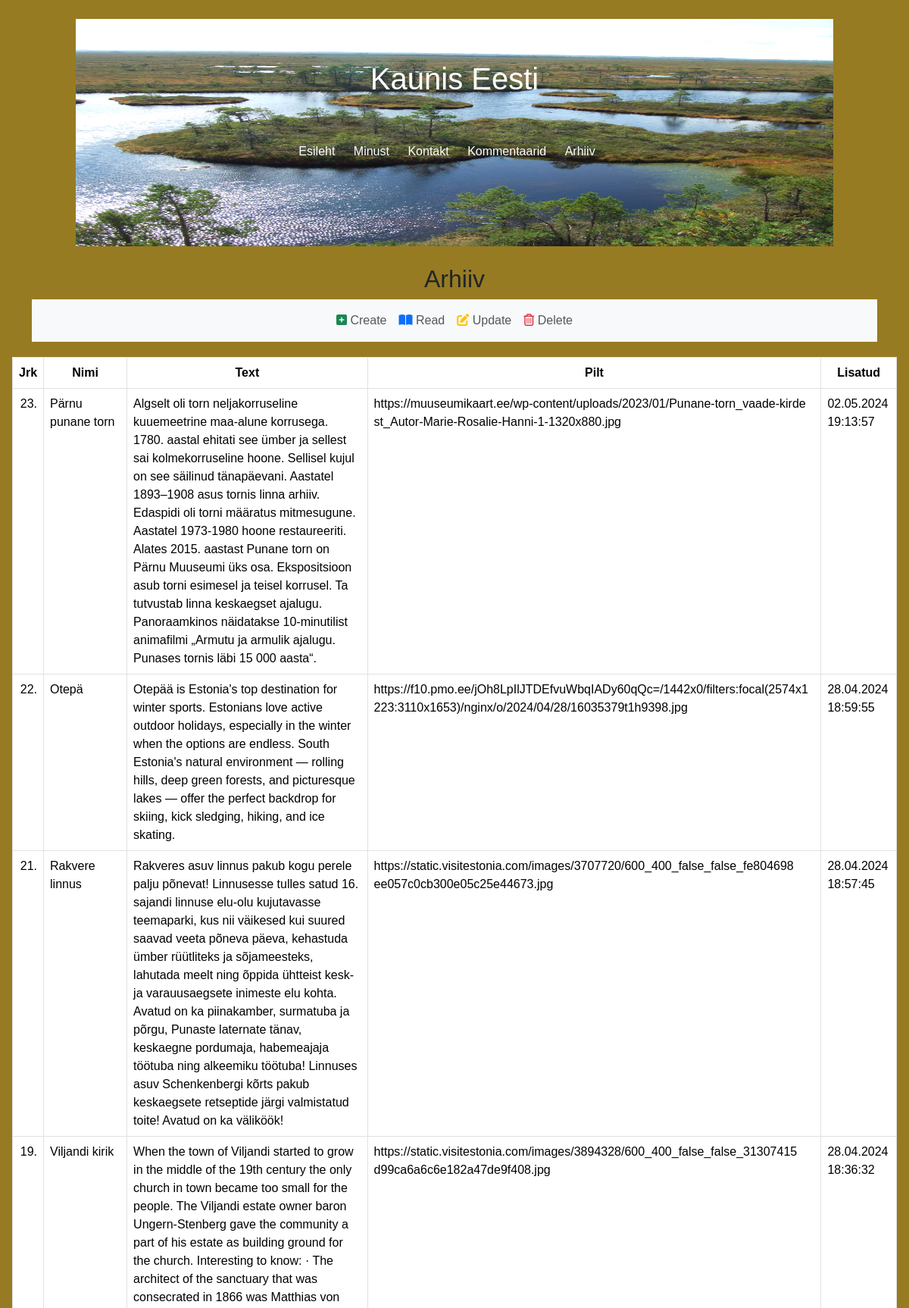
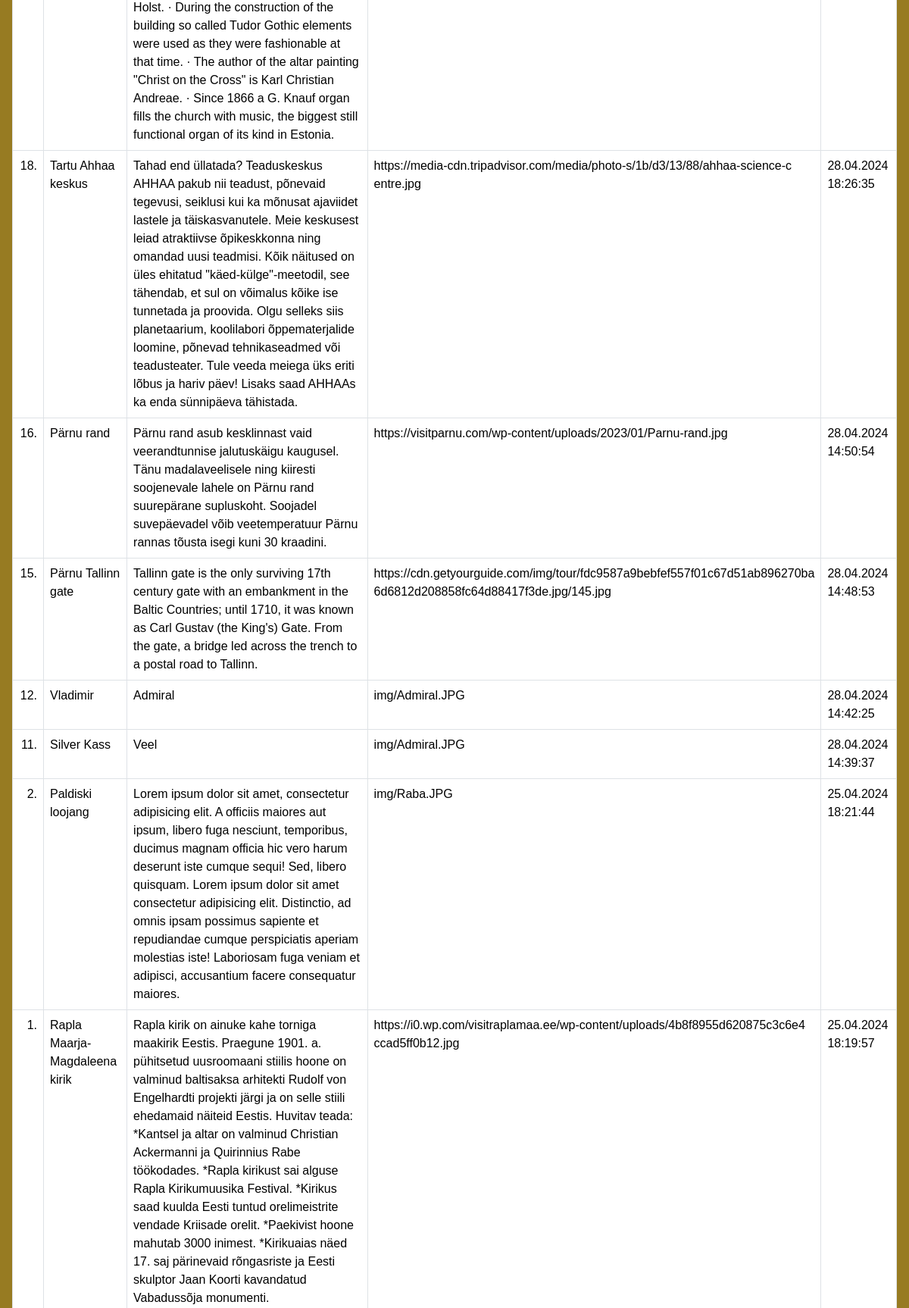
/arhiiv.php (upper part), run on the app's committed database (2 pictures, top to bottom).
### tables this page shows
CREATE TABLE `blog` (
  `id` int NOT NULL,
  `name` varchar(127) NOT NULL,
  `text` text NOT NULL,
  `picture` text NOT NULL,
  `added` datetime NOT NULL
);

### arhiiv.php (the view, shortened to what this page needs)
<!DOCTYPE html>
<html lang="en">
<head>
    <link href="https://cdn.jsdelivr.net/npm/bootstrap@5.3.3/dist/css/bootstrap.min.css" rel="stylesheet">
    <link rel="stylesheet" href="https://cdnjs.cloudflare.com/ajax/libs/font-awesome/6.5.1/css/all.min.css" />
    <link rel="stylesheet" href="styles.css">
</head>
<body>
    <header style="margin-top: 25px;">
        <h1 class="text-white" style="margin-top: 35px;">Kaunis Eesti</h1>
        <nav style="margin-top: 60px;">
          <ul>
            <li ><a href="index.php"><p class="text-white">Esileht</p></a></li>
            <li><a href="minust.html"><p class="text-white">Minust</p></a></li>
            <li><a href="kontakt.html"><p class="text-white">Kontakt</p></a></li>
            <li><a href="kommentaarid.html"><p class="text-white">Kommentaarid</p></a></li>
            <li><a href="arhiiv.php"><p class="text-white">Arhiiv</p></a></li>
          </ul>
        </nav>
    </header>
    <br>
<h2 class="text-center">Arhiiv</h2>
<div class="container">
        <div class="row">
            <div class="col text-center">
                <?php require_once 'menu.php'; ?>
            </div>
        </div>
    </div>
<?php
require_once 'config/mysqli.php';
$pdo = new PDO($dsn, $user, $pass, $options);
$blogs = $pdo->query('SELECT * FROM blog ORDER BY added DESC');
if($blogs !== false) {
?>
<div class="w-auto p-3">
    <table class="table table-hover table-bordered px-2 w-auto">
        <thead>
            <tr class="text-center">
                <th>Jrk</th>
                <th>Nimi</th>
                <th>Text</th>
                <th>Pilt</th>
                <th>Lisatud</th>
            </tr>
        </thead>
        <tbody>
            <?php
            foreach($blogs as $blog) {
                $dateTime = new DateTime($blog['added']);
                $added = $dateTime->format('d.m.Y H:i:s');
            ?>
            <tr>
                <td class="text-end"><?php echo $blog['id']; ?>.</td>
                <td><?php echo $blog['name']; ?></td>
                <td><?php echo $blog['text']; ?></td>
                <td><?php echo wordwrap($blog['picture'],75,'<br />', true); ?></td>
                <td><?php echo $added; ?></td>
            </tr>
            <?php
            }
            ?>
</div>
<?php
} else {
?>
<div class="alert alert-danger">Sobivaid kirjeid ei leitud</div>
<?php
}
?>
</body>
</html>

### styles.css (style rules this page uses)
body { font-family: Verdana, Geneva, Tahoma, sans-serif; font-size: 1rem; background-color: #917416f1; }
header { height: 300px; margin-left: 100px; margin-right: 100px; padding: 20px; text-align: center; background-image: url("img/Raba.JPG"); background-size: 100% 100%; background-repeat: no-repeat; }
nav ul { list-style-type: none; padding: 0; margin: 0; }
nav ul li { display: inline-block; margin-right: 20px; }
nav ul li a { color: white; text-decoration: none; }

### data on the page
blog: id "23", name "Pärnu punane torn", text "Algselt oli torn neljakorruseline kuuemeetrine maa-alune korrusega. 1780. aastal ehitati see ümber ja sellest sai kolmekorruseline hoone. Sellisel kujul on see säilinud tänapäevani. Aastatel 1893–1908 asus tornis linna arhiiv. Edaspidi oli torni määratus mitmesugune. Aastatel 1973-1980 hoone restaureeriti. Alates 2015. aastast Punane torn on Pärnu Muuseumi üks osa. Ekspositsioon asub torni esimesel ja teisel korrusel. Ta tutvustab linna keskaegset ajalugu. Panoraamkinos näidatakse 10-minutilist animafilmi „Armutu ja armulik ajalugu. Punases tornis läbi 15 000 aasta“.", picture "https://muuseumikaart.ee/wp-content/uploads/2023/01/Punane-torn_vaade-kirde st_Autor-Marie-Rosalie-Hanni-1-1320x880.jpg", added "02.05.2024 19:13:57"
blog: id "22", name "Otepä", text "Otepää is Estonia's top destination for winter sports. Estonians love active outdoor holidays, especially in the winter when the options are endless. South Estonia's natural environment — rolling hills, deep green forests, and picturesque lakes — offer the perfect backdrop for skiing, kick sledging, hiking, and ice skating.", picture "https://f10.pmo.ee/jOh8LpIlJTDEfvuWbqIADy60qQc=/1442x0/filters:focal(2574x1 223:3110x1653)/nginx/o/2024/04/28/16035379t1h9398.jpg", added "28.04.2024 18:59:55"
blog: id "21", name "Rakvere linnus", text "Rakveres asuv linnus pakub kogu perele palju põnevat! Linnusesse tulles satud 16. sajandi linnuse elu-olu kujutavasse teemaparki, kus nii väikesed kui suured saavad veeta põneva päeva, kehastuda ümber rüütliteks ja sõjameesteks, lahutada meelt ning õppida ühtteist kesk- ja varauusaegsete inimeste elu kohta. Avatud on ka piinakamber, surmatuba ja põrgu, Punaste laternate tänav, keskaegne pordumaja, habemeajaja töötuba ning alkeemiku töötuba! Linnuses asuv Schenkenbergi kõrts pakub keskaegsete retseptide järgi valmistatud toite! Avatud on ka väliköök!", picture "https://static.visitestonia.com/images/3707720/600_400_false_false_fe804698 ee057c0cb300e05c25e44673.jpg", added "28.04.2024 18:57:45"
blog: id "19", name "Viljandi kirik", text "When the town of Viljandi started to grow in the middle of the 19th century the only church in town became too small for the people. The Viljandi estate owner baron Ungern-Stenberg gave the community a part of his estate as building ground for the church. Interesting to know: · The architect of the sanctuary that was consecrated in 1866 was Matthias von Holst. · During the construction of the building so called Tudor Gothic elements were used as they were fashionable at that time. · The author of the altar painting \"Christ on the Cross\" is Karl Christian Andreae. · Since 1866 a G. Knauf organ fills the church with music, the biggest still functional organ of its kind in Estonia.", picture "https://static.visitestonia.com/images/3894328/600_400_false_false_31307415 d99ca6a6c6e182a47de9f408.jpg", added "28.04.2024 18:36:32"
blog: id "18", name "Tartu Ahhaa keskus", text "Tahad end üllatada? Teaduskeskus AHHAA pakub nii teadust, põnevaid tegevusi, seiklusi kui ka mõnusat ajaviidet lastele ja täiskasvanutele. Meie keskusest leiad atraktiivse õpikeskkonna ning omandad uusi teadmisi. Kõik näitused on üles ehitatud \"käed-külge\"-meetodil, see tähendab, et sul on võimalus kõike ise tunnetada ja proovida. Olgu selleks siis planetaarium, koolilabori õppematerjalide loomine, põnevad tehnikaseadmed või teadusteater. Tule veeda meiega üks eriti lõbus ja hariv päev! Lisaks saad AHHAAs ka enda sünnipäeva tähistada.", picture "https://media-cdn.tripadvisor.com/media/photo-s/1b/d3/13/88/ahhaa-science-c entre.jpg", added "28.04.2024 18:26:35"
blog: id "16", name "Pärnu rand", text "Pärnu rand asub kesklinnast vaid veerandtunnise jalutuskäigu kaugusel. Tänu madalaveelisele ning kiiresti soojenevale lahele on Pärnu rand suurepärane supluskoht. Soojadel suvepäevadel võib veetemperatuur Pärnu rannas tõusta isegi kuni 30 kraadini.", picture "https://visitparnu.com/wp-content/uploads/2023/01/Parnu-rand.jpg", added "28.04.2024 14:50:54"
blog: id "15", name "Pärnu Tallinn gate", text "Tallinn gate is the only surviving 17th century gate with an embankment in the Baltic Countries; until 1710, it was known as Carl Gustav (the King's) Gate. From the gate, a bridge led across the trench to a postal road to Tallinn.", picture "https://cdn.getyourguide.com/img/tour/fdc9587a9bebfef557f01c67d51ab896270ba 6d6812d208858fc64d88417f3de.jpg/145.jpg", added "28.04.2024 14:48:53"
blog: id "12", name "Vladimir", text "Admiral", picture "img/Admiral.JPG", added "28.04.2024 14:42:25"
blog: id "11", name "Silver Kass", text "Veel", picture "img/Admiral.JPG", added "28.04.2024 14:39:37"
blog: id "2", name "Paldiski loojang", text "Lorem ipsum dolor sit amet, consectetur adipisicing elit. A officiis maiores aut ipsum, libero fuga nesciunt, temporibus, ducimus magnam officia hic vero harum deserunt iste cumque sequi! Sed, libero quisquam. Lorem ipsum dolor sit amet consectetur adipisicing elit. Distinctio, ad omnis ipsam possimus sapiente et repudiandae cumque perspiciatis aperiam molestias iste! Laboriosam fuga veniam et adipisci, accusantium facere consequatur maiores.", picture "img/Raba.JPG", added "25.04.2024 18:21:44"
blog: id "1", name "Rapla Maarja-Magdaleena kirik", text "Rapla kirik on ainuke kahe torniga maakirik Eestis. Praegune 1901. a. pühitsetud uusroomaani stiilis hoone on valminud baltisaksa arhitekti Rudolf von Engelhardti projekti järgi ja on selle stiili ehedamaid näiteid Eestis. Huvitav teada: *Kantsel ja altar on valminud Christian Ackermanni ja Quirinnius Rabe töökodades. *Rapla kirikust sai alguse Rapla Kirikumuusika Festival. *Kirikus saad kuulda Eesti tuntud orelimeistrite vendade Kriisade orelit. *Paekivist hoone mahutab 3000 inimest. *Kirikuaias näed 17. saj pärinevaid rõngasriste ja Eesti skulptor Jaan Koorti kavandatud Vabadussõja monumenti.", picture "https://i0.wp.com/visitraplamaa.ee/wp-content/uploads/4b8f8955d620875c3c6e4 ccad5ff0b12.jpg", added "25.04.2024 18:19:57"
